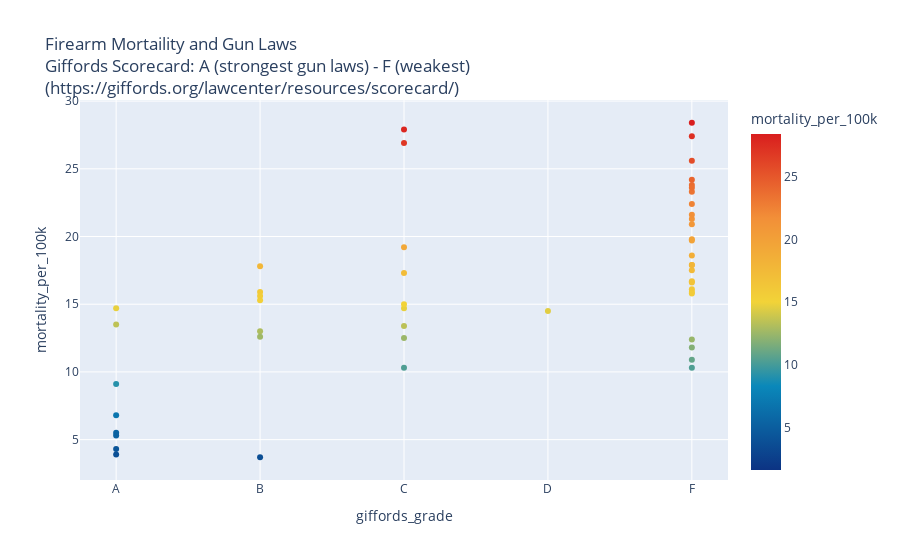

Write notebook code for a chart like this one.
### Code cell
fig = px.scatter(df, x="giffords_grade", y="mortality_per_100k", color="mortality_per_100k", 
                 hover_name='state', 
                color_continuous_scale=px.colors.diverging.Portland,
                 color_continuous_midpoint=15,
                 title='Firearm Mortaility and Gun Laws<br>Giffords Scorecard: A (strongest gun laws) - F (weakest)<br>(https://giffords.org/lawcenter/resources/scorecard/)')
fig.show()

### Figure 1 — Plotly figure (JSON) as saved in the notebook; plotly's stock layout.template omitted (floating-point values rounded to 4 significant figures)
{"data": [{"hovertemplate": "<b>%{hovertext}</b><br><br>giffords_grade=%{x}<br>mortality_per_100k=%{marker.color}<extra></extra>", "hovertext": ["Illinois", "Hawaii", "New York", "California", "Massachusetts", "Connecticut", "Maryland", "New Jersey", "Rhode Island", "Oregon", "Virginia", "Pennsylvania", "Washington", "Delaware", "Colorado", "Florida", "Vermont", "New Mexico", "District Of Columbia", "Nevada", "Nebraska", "Michigan", "Minnesota", "North Carolina", "Wisconsin", "Oklahoma", "Alabama", "South Carolina", "South Dakota", "Ohio", "Texas", "Utah", "West Virginia", "Tennessee", "Missouri", "North Dakota", "New Hampshire", "Montana", "Alaska", "Mississippi", "Maine", "Louisiana", "Kentucky", "Kansas", "Iowa", "Indiana", "Idaho", "Georgia", "Arkansas", "Arizona", "Wyoming"], "legendgroup": "", "marker": {"color": [14.7, 4.3, 5.5, 9.1, 3.9, 6.8, 13.5, 5.3, 3.7, 15.9, 15.3, 15.6, 13, 12.6, 17.8, 14.7, 13.4, 27.9, 26.9, 19.2, 12.5, 15, 10.3, 17.3, 14.5, 19.8, 25.6, 21.3, 16.7, 15.9, 16.1, 12.4, 17.9, 21.6, 23.8, 15.8, 10.3, 24.2, 23.3, 28.4, 11.8, 27.4, 18.6, 17.5, 10.9, 17.9, 16.6, 19.7, 22.4, 20.9, 23.6], "coloraxis": "coloraxis", "symbol": "circle"}, "mode": "markers", "name": "", "orientation": "v", "showlegend": false, "type": "scatter", "x": ["A", "A", "A", "A", "A", "A", "A", "A", "B", "B", "B", "B", "B", "B", "B", "C", "C", "C", "C", "C", "C", "C", "C", "C", "D", "F", "F", "F", "F", "F", "F", "F", "F", "F", "F", "F", "F", "F", "F", "F", "F", "F", "F", "F", "F", "F", "F", "F", "F", "F", "F"], "xaxis": "x", "y": [14.7, 4.3, 5.5, 9.1, 3.9, 6.8, 13.5, 5.3, 3.7, 15.9, 15.3, 15.6, 13, 12.6, 17.8, 14.7, 13.4, 27.9, 26.9, 19.2, 12.5, 15, 10.3, 17.3, 14.5, 19.8, 25.6, 21.3, 16.7, 15.9, 16.1, 12.4, 17.9, 21.6, 23.8, 15.8, 10.3, 24.2, 23.3, 28.4, 11.8, 27.4, 18.6, 17.5, 10.9, 17.9, 16.6, 19.7, 22.4, 20.9, 23.6], "yaxis": "y"}], "layout": {"coloraxis": {"cmid": 15, "colorbar": {"title": {"text": "mortality_per_100k"}}, "colorscale": [[0, "rgb(12,51,131)"], [0.25, "rgb(10,136,186)"], [0.5, "rgb(242,211,56)"], [0.75, "rgb(242,143,56)"], [1, "rgb(217,30,30)"]]}, "legend": {"tracegroupgap": 0}, "title": {"text": "Firearm Mortaility and Gun Laws<br>Giffords Scorecard: A (strongest gun laws) - F (weakest)<br>(https://giffords.org/lawcenter/resources/scorecard/)"}, "xaxis": {"anchor": "y", "domain": [0, 1], "title": {"text": "giffords_grade"}}, "yaxis": {"anchor": "x", "domain": [0, 1], "title": {"text": "mortality_per_100k"}}}}
